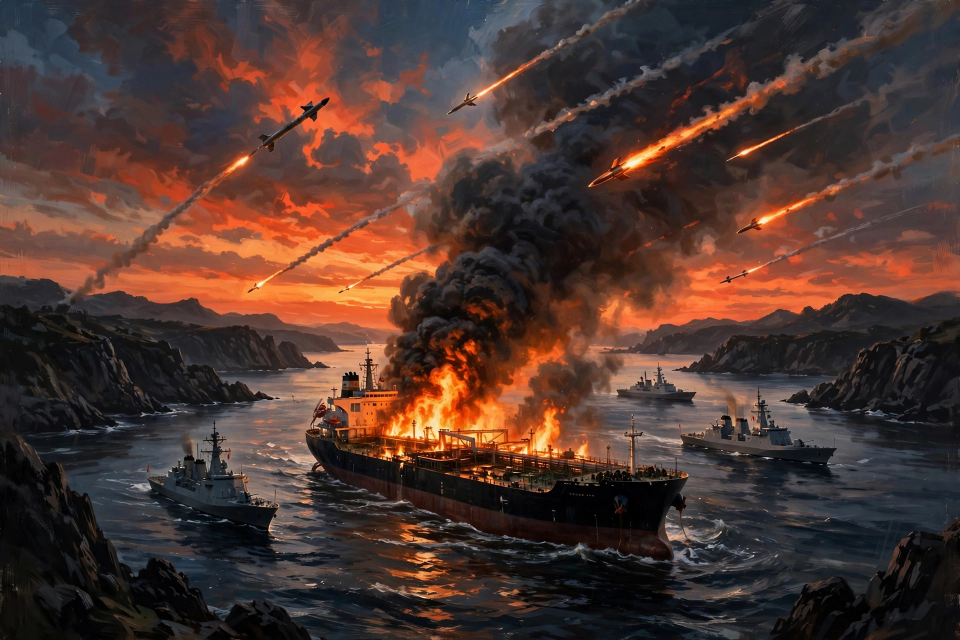
#> input picture assets/media-generation-hormuz-hero-20261123-0-9a14cb43-b8e7-4190-a9a1-ff4b76e3145a.webp, 1920 x 1280 px (shown at 1/2 size)
$ python compose.py
#> lines starting #> are read from the running program, lines starting #| are printed output that depends on the picture
#!/usr/bin/env python3
"""Compose the front page for make.fun news-image-20261123.

The page is a 1024x1024 newspaper front page for Monday 23 November
2026. A painted illustration of the day's biggest story — a tanker
burning in the Strait of Hormuz — sits under the masthead, and below
it six short cards carry the other stories that defined the day. All
the lettering is drawn with PIL, so the text stays sharp at any size.

What the page says comes from the reporting of 23 November 2026
itself: the Hormuz/Bahrain escalation and the two tankers struck
(CNBC Indonesia / jawawa, strategicenergymap, theworldopinion); the
COP31 talks in Antalya collapsing after the EU rejected a draft that
left fossil fuels out (UN News, CNN, Le Monde); a Russian drone
hitting a home in Dymer, Kyiv region, with 14 people missing
(stablenews, spyglassnews); South Korea's education minister Choi
Kyo-jin stepping down over an AI exam-cheating scandal (stablenews,
spyglassnews); cost-of-living marches in Lisbon and across Europe
(englishnewsroom); and a confectionery factory fire west of Jakarta
that left three dead and 36 missing (spyglassnews, englishnewsroom).

Where the reporting disagreed, the page only prints what was
confirmed on the day: Bahrain accused Iran of hitting a civilian
industrial site (the IRGC claim of striking US bases was not
verified), and the factory toll is the three dead and 36 missing
reported that day.

Run it with:  python3 compose.py     (writes entry.png beside it)
"""

import hashlib
import os
import sys
from dataclasses import dataclass

from PIL import Image, ImageDraw, ImageFont

HERE = os.path.dirname(os.path.abspath(__file__))
HERO = os.path.join(
    HERE,
    "assets",
    "media-generation-hormuz-hero-20261123-0-9a14cb43-b8e7-4190-a9a1-ff4b76e3145a.webp",
)
OUT = os.path.join(HERE, "entry.png")

PAGE = (1024, 1024)
PAPER = (250, 246, 236)          # warm newsprint cream
CARD = (255, 253, 247)           # card white
TEXT = (26, 30, 40)              # near-black ink
MUTED = (96, 102, 116)           # body grey
DARK_BLUE = (20, 33, 61)         # masthead navy
BRASS = (198, 160, 38)           # gold rule
EDGE = (214, 209, 194)           # card hairline
CAPTION_BG = (16, 20, 30)        # caption bar

TITLE_FONT = "/usr/share/fonts/truetype/dejavu/DejaVuSerif-Bold.ttf"
BODY_FONT = "/usr/share/fonts/truetype/dejavu/DejaVuSans.ttf"
BOLD_FONT = "/usr/share/fonts/truetype/dejavu/DejaVuSans-Bold.ttf"


@dataclass
class Story:
    section: str
    colour: tuple
    headline: str
    deck: str


DAY_STORIES = [
    Story(
        "WAR · STRAIT OF HORMUZ",
        (178, 34, 34),
        "WAR WIDENS AT HORMUZ",
        "Iran strikes a site in Bahrain, Houthis target Saudi Arabia, "
        "and two tankers are hit leaving the strait.",
    ),
    Story(
        "CLIMATE · ANTALYA",
        (34, 110, 58),
        "COP31 DEAL REJECTED",
        "The EU and other nations reject a draft pact that omits fossil "
        "fuels; the summit ends with no agreement.",
    ),
    Story(
        "WAR · KYIV REGION",
        (88, 58, 118),
        "14 MISSING IN KYIV STRIKE",
        "A Russian drone hits a residential building; at least 14 people "
        "are missing, Zelenskiy says.",
    ),
    Story(
        "POLITICS · SEOUL",
        (28, 88, 138),
        "MINISTER QUITS IN AI SCANDAL",
        "South Korea's education minister resigns over an AI cheating "
        "scandal.",
    ),
    Story(
        "EUROPE · LISBON",
        (172, 82, 22),
        "LISBON MARCHES ON COSTS",
        "Thousands take to the streets as the rising cost of living fuels "
        "anger across Portugal.",
    ),
    Story(
        "DISASTER · INDONESIA",
        (14, 118, 100),
        "FACTORY FIRE: 36 MISSING",
        "Three dead and 36 missing after a fire at a factory in Indonesia.",
    ),
]

HERO_CAPTION = "STRAIT OF HORMUZ — Tankers ablaze as the Iran–US war widens"
PAGE_FOOTER = (
    "Six stories that defined the day — Monday 23 November 2026 "
    "· as reported by the world's press"
)


def font(path, size):
    return ImageFont.truetype(path, size)


def cover_crop(img, width, height):
    """Crop `img` to the wanted aspect ratio, then scale it to size.

    Stretching a wide painting into a short strip would squash the
    tanker and the warships, so the sides (or top and bottom) are
    trimmed first and the proportions stay true.
    """
    w, h = img.size
    ratio = width / height
    if w / h > ratio:
        keep = int(h * ratio)
        start = (w - keep) // 2
        img = img.crop((start, 0, start + keep, h))
    else:
        keep = int(w / ratio)
        start = (h - keep) // 2
        img = img.crop((0, start, w, start + keep))
    return img.resize((width, height), Image.LANCZOS)


def wrap(draw, text, fnt, width):
    """Break `text` into as few lines as fit inside `width` pixels."""
    lines, line = [], ""
    for word in text.split():
        candidate = f"{line} {word}".strip()
        if draw.textlength(candidate, font=fnt) <= width:
            line = candidate
        else:
            if line:
                lines.append(line)
            line = word
    if line:
        lines.append(line)
    return lines


def centered(draw, text, fnt, y, fill):
    """Draw `text` centred across the whole page at height `y`."""
    x = PAGE[0] // 2 - draw.textlength(text, font=fnt) / 2
    draw.text((x, y), text, font=fnt, fill=fill)


def grid_box(col, row):
    """The box of one card in the two-column, three-row grid."""
    margin, gap, top = 24, 16, 452
    w = (PAGE[0] - 2 * margin - gap) // 2
    h = 164
    x = margin + col * (w + gap)
    y = top + row * (h + 12)
    return (x, y, x + w, y + h)


def draw_story_card(draw, box, number, story):
    """One card: coloured edge, numbered disc, section, headline, deck."""
    x0, y0, x1, y1 = box
    draw.rounded_rectangle(box, radius=10, fill=CARD, outline=EDGE, width=1)
    draw.rectangle([x0, y0 + 10, x0 + 6, y1 - 10], fill=story.colour)

    tx = x0 + 22
    inner = x1 - tx - 18

    disc = (x1 - 46, y0 + 12, x1 - 16, y0 + 42)
    draw.ellipse(disc, fill=story.colour)
    num = font(BOLD_FONT, 17)
    label = str(number)
    draw.text(
        (disc[0] + 15 - draw.textlength(label, font=num) / 2, y0 + 15),
        label,
        font=num,
        fill=(255, 255, 255),
    )

    draw.text((tx, y0 + 13), story.section,
              font=font(BOLD_FONT, 14), fill=story.colour)

    head = font(BOLD_FONT, 24)
    y = y0 + 40
    for line in wrap(draw, story.headline, head, inner)[:2]:
        draw.text((tx, y), line, font=head, fill=TEXT)
        y += 29

    body = font(BODY_FONT, 16)
    y += 5
    for line in wrap(draw, story.deck, body, inner)[:3]:
        draw.text((tx, y), line, font=body, fill=MUTED)
        y += 22


def build_page():
    page = Image.new("RGB", PAGE, PAPER)
    draw = ImageDraw.Draw(page)

    # Masthead: a navy band with a gold rule, paper name and date.
    draw.rectangle([0, 0, PAGE[0], 92], fill=DARK_BLUE)
    draw.rectangle([0, 92, PAGE[0], 96], fill=BRASS)
    centered(draw, "THE WORLD IN ONE DAY", font(TITLE_FONT, 44), 8, PAPER)
    centered(draw, "MONDAY · 23 NOVEMBER 2026",
             font(BOLD_FONT, 24), 58, (222, 182, 74))

    # The hero painting, cropped to its band, with a caption strip.
    hero = Image.open(HERO).convert("RGB")
    page.paste(cover_crop(hero, PAGE[0], 340), (0, 96))
    draw = ImageDraw.Draw(page)
    draw.rectangle([0, 396, PAGE[0], 436], fill=CAPTION_BG)
    draw.rectangle([0, 436, PAGE[0], 440], fill=BRASS)
    centered(draw, HERO_CAPTION, font(BOLD_FONT, 21), 406, (247, 243, 234))

    # The six stories, two across and three down.
    for i, story in enumerate(DAY_STORIES):
        draw_story_card(draw, grid_box(i % 2, i // 2), i + 1, story)

    centered(draw, PAGE_FOOTER, font(BODY_FONT, 15), 992, MUTED)
    return page


def verify_gate(path):
    """The competition gate: a complete PNG, 1024x1024, at most 1 MiB.

    The file has to open with the PNG signature, decode fully (a cut
    file fails here rather than at the judge), and match the size the
    entrypoint promises.
    """
    with open(path, "rb") as fh:
        head = fh.read(8)
    if head != b"\x89PNG\r\n\x1a\n":
        sys.exit(f"gate failed: {path} has no PNG signature")
    with Image.open(path) as im:
        if im.format != "PNG":
            sys.exit(f"gate failed: {path} is {im.format}, not PNG")
        im.load()
        if im.size != PAGE:
            sys.exit(f"gate failed: {path} is {im.size}, not {PAGE}")
    size = os.path.getsize(path)
    if size > 1024 * 1024:
        sys.exit(f"gate failed: {path} is {size} bytes, over 1 MiB")
    with open(path, "rb") as fh:
        digest = hashlib.sha256(fh.read()).hexdigest()
    print(f"gate ok: {path} {PAGE[0]}x{PAGE[1]} {size} bytes sha256={digest}")


def main():
    build_page().save(OUT, optimize=True)
#> in build_page, `page = Image.new("RGB", PAGE, PAPER)`:
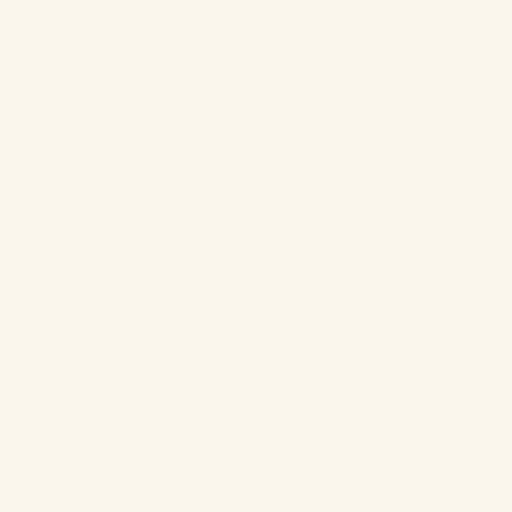
#> page: PIL image 1024x1024 RGB (shown at 1/2 size); mean R, G, B 250, 246, 236
#> in build_page, hero is the input picture: PIL image 1920x1280 RGB; mean R, G, B 79, 55.2, 48.1
#> in cover_crop, `img = img.crop((0, start, w, start + keep))`:
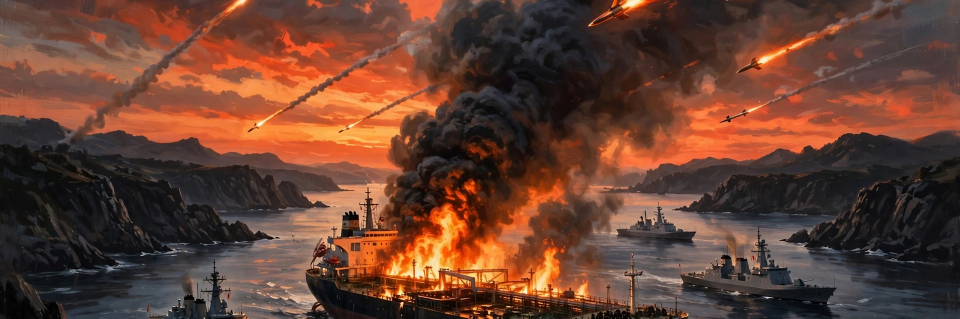
#> img: PIL image 1920x637 RGB (shown at 1/2 size); mean R, G, B 102.9, 64.5, 49.8
#> in cover_crop, `return img.resize((width, height), Image.LANCZOS)`:
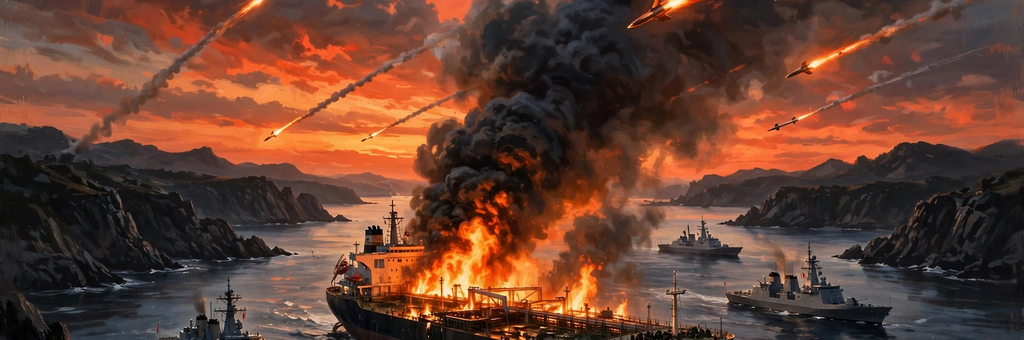
#> returned value: PIL image 1024x340 RGB; mean R, G, B 102.9, 64.5, 49.8
#> in build_page, `page.paste(cover_crop(hero, PAGE[0], 340), (0, 96))`:
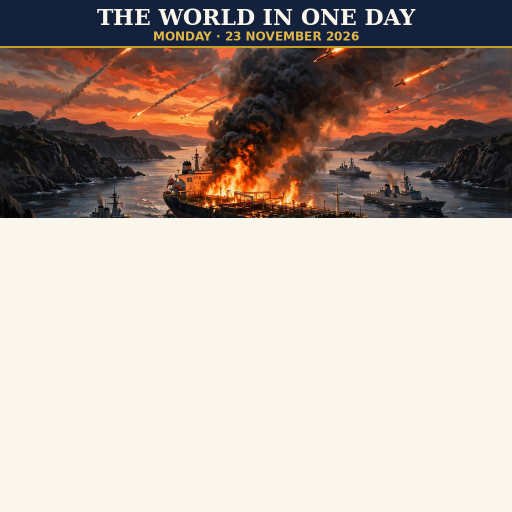
#> page: PIL image 1024x1024 RGB (shown at 1/2 size); mean R, G, B 182.7, 168.4, 159.1
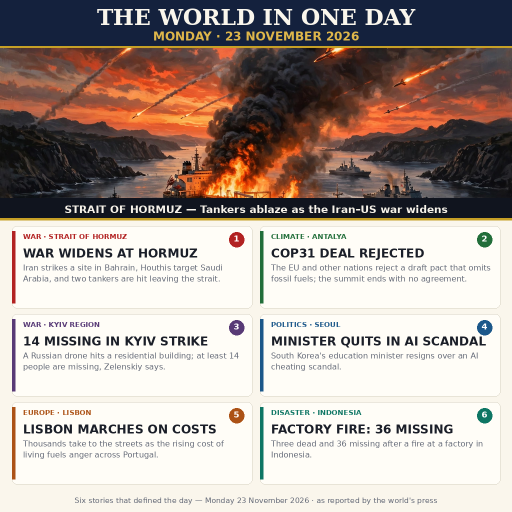
#> saved as entry.png: PIL image 1024x1024 RGB (shown at 1/2 size); mean R, G, B 174.9, 162.2, 155.2
    print(f"wrote {OUT} ({os.path.getsize(OUT)} bytes)")
    verify_gate(OUT)


if __name__ == "__main__":
    main()
